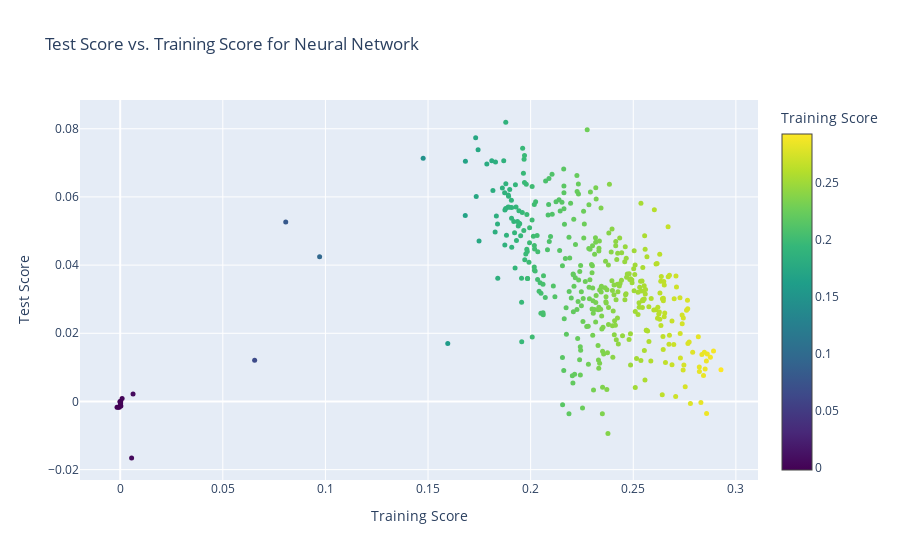

Here is the notebook cell this chart was saved with:
### Code cell
import plotly.graph_objects as go

# Create a trace for the scatter plot
trace = go.Scatter(
    x=train_score,
    y=test_score,
    mode='markers',
    marker=dict(
        size=5,
        sizemode='diameter',
        sizeref=0.1,
        sizemin=5,
        color=train_score,
        colorscale='Viridis',
        showscale=True,
        colorbar=dict(title='Training Score')
    ),
    text=['NN size: {}'.format(size) for size in labels]
)

# Create a layout for the plot
layout = go.Layout(
    title='Test Score vs. Training Score for Neural Network',
    xaxis=dict(title='Training Score'),
    yaxis=dict(title='Test Score')
)

# Combine the trace and layout into a figure and display it
fig = go.Figure(data=[trace], layout=layout)
fig.show()

### Figure 1 — Plotly figure (JSON) as saved in the notebook; plotly's stock layout.template omitted (floating-point values rounded to 4 significant figures; data arrays with more than 128 entries replaced by an {"elided": "..."} marker saying what was removed)
{"data": [{"marker": {"color": {"elided": "392 float values"}, "colorbar": {"title": {"text": "Training Score"}}, "colorscale": [[0, "#440154"], [0.1111, "#482878"], [0.2222, "#3e4989"], [0.3333, "#31688e"], [0.4444, "#26828e"], [0.5556, "#1f9e89"], [0.6667, "#35b779"], [0.7778, "#6ece58"], [0.8889, "#b5de2b"], [1, "#fde725"]], "showscale": true, "size": 5, "sizemin": 5, "sizemode": "diameter", "sizeref": 0.1}, "mode": "markers", "text": {"elided": "392 str values"}, "type": "scatter", "x": {"elided": "392 float values"}, "y": {"elided": "392 float values"}}], "layout": {"title": {"text": "Test Score vs. Training Score for Neural Network"}, "xaxis": {"title": {"text": "Training Score"}}, "yaxis": {"title": {"text": "Test Score"}}}}
